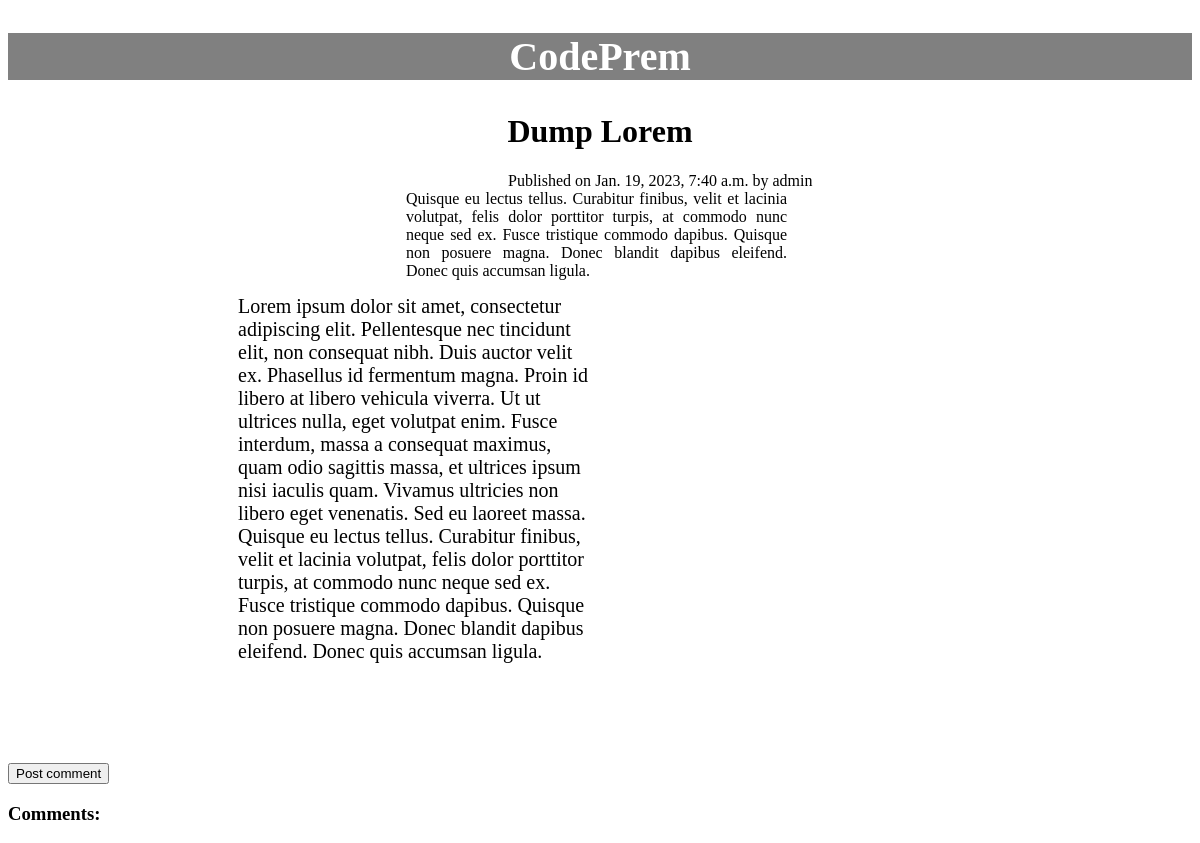
The page /eachpost/dump-lorem/ on the database its author committed.
### blog/models.py (models this page shows, shortened)
class art_gallery(models.Model):
    user         = models.ForeignKey(
        settings.AUTH_USER_MODEL, default=id('User'), on_delete=models.CASCADE,
        blank=True, null=True
        )
    published = models.BooleanField(default=False)
    slug        = models.SlugField(unique=True)
    title        = models.TextField(max_length=80)
    desc_of_art    = models.TextField(max_length=100000)
    date_created   = models.DateTimeField(auto_now=True)
    content      = models.TextField(max_length=10000)
    @property
    def get_content_type(self):
        instance = self
        content_type = ContentType.objects.get_for_model(instance.__class__)
        return content_type

### blog/views.py (the view)
# urls.py: path('eachpost/<slug:slug>/', views.eachpost, name='eachpost'),
def eachpost(request, slug):
    cat_list_2 = art_gallery.objects.filter(published=True)
    instance = get_object_or_404(art_gallery, slug=slug)
    share_string = quote_plus(instance.content)
    initial_data = {
    "content_type":instance.get_content_type,
    "object_id":instance.id
    }
    if instance.published==True:
        return render(request, 'posts.html', {"instance":instance})
    else:
        if (request.user.is_staff or request.user.is_superuser):
            return render(request, 'posts.html', {"instance":instance})
        else:
            raise Http404

### blog/templates/posts.html (shortened to what this page needs)
<!DOCTYPE html>
{% load static %}
<html>
<head>
	<nav id="homenav" class="homenav">
		<a href="/" id="home" class="home"><h1 style="font-size:40px; text-decoration: none; color: white;">CodePrem</h1></a>
	</nav>
</head>
<body id="bod" class="bod">
<div id="art" class="art">
<div id="title" class="title"><h1>{{ instance.title }}</h1></div>
<div id="date" class="date">Published on {{ instance.date_created }} by {{ instance.user }}</div>
<div id="desc" class="desc">{{ instance.desc_of_art }}</div>
<div id="about" class="about" style="font-size: 20px;">{{ instance.content }}</div>
</div>
<div id="comment-container" class="comment-container">
<form method="POST" action=".">{% csrf_token %}
	<input type="submit" value="Post comment" required="required" class="input-hidden">
</form>
<h3>Comments:</h3>
</div>
</body>
</html>

### blog/templates/posts.html (style rules this page uses)
.art { background: white; margin-right: 200px; margin-left: 200px; }
.date { margin-left: 300px; align-self: center; background: white; display: inline-block; }
.home { text-decoration-line: none; text-decoration: none; }
.about { content-position: absolute; padding-left: 50px; padding-right:150px; margin-left: -20px; margin-right: 250px; background: white; padding-top: 15px; }
.homenav { text-align: center; background-color: grey; }
.title { text-align: center; }
.desc { text-align: justify; padding-left: 380px; padding-right:280px; margin-left: -182px; margin-right: -75px; }
.comment-container { margin-top: 100px; padding-top: -300px; }

### rows shown on the page
art_gallery: title "Dump Lorem", date_created "Jan. 19, 2023, 7:40 a.m.", user "admin", desc_of_art "Quisque eu lectus tellus. Curabitur finibus, velit et lacinia volutpat, felis dolor porttitor turpis, at commodo nunc neque sed ex. Fusce tristique commodo dapibus. Quisque non posuere magna. Donec blandit dapibus eleifend. Donec quis accumsan ligula.", content "Lorem ipsum dolor sit amet, consectetur adipiscing elit. Pellentesque nec tincidunt elit, non consequat nibh. Duis auctor velit ex. Phasellus id fermentum magna. Proin id libero at libero vehicula viverra. Ut ut ultrices nulla, eget volutpat enim. Fusce interdum, massa a consequat maximus, quam odio sagittis massa, et ultrices ipsum nisi iaculis quam. Vivamus ultricies non libero eget venenatis. Sed eu laoreet massa. Quisque eu lectus tellus. Curabitur finibus, velit et lacinia volutpat, felis dolor porttitor turpis, at commodo nunc neque sed ex. Fusce tristique commodo dapibus. Quisque non posuere magna. Donec blandit dapibus eleifend. Donec quis accumsan ligula."
